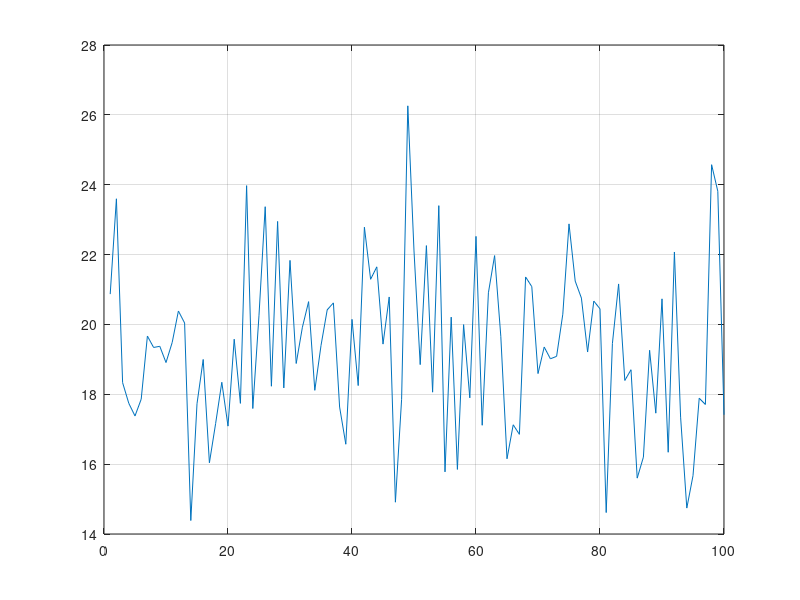
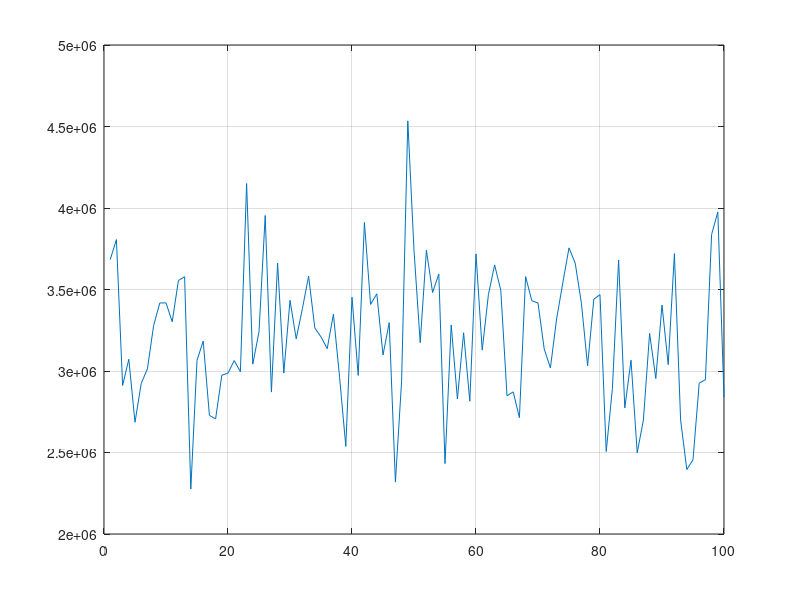
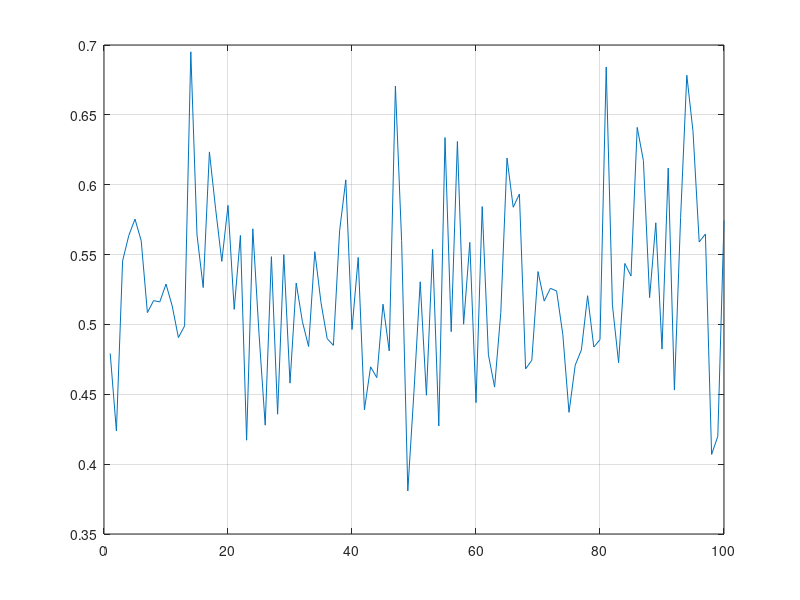

Source code (MATLAB) for these figures, in order:
% test eig dist of noise

Nrx = 64;
Nsc = 96*1;
Nexp = 100;
SNR = 30;
sigma0 = 10^(-SNR/10);

eta1_arr = [];
eta2_arr = [];
eta3_arr = [];

Nbase = 12;
rho_arr = [];

IOT_sigma = 10;

rng(1);
for exp_idx = 1:Nexp
    
    H_idl = randn(Nrx, 1) + 1j*randn(Nrx, 1);
    
    V = randn(Nrx, Nbase) + 1j*randn(Nrx, Nbase);
    [Q1,R1] = qr(V, 0);
    
    H = sqrt(sigma0/2) .* ( randn(Nrx, Nsc) + 1j*randn(Nrx, Nsc) );

    alpha = (IOT_sigma./sqrt(2)) .* ( randn(Nbase, Nsc) + 1j*randn(Nbase, Nsc)  );
    
    U = Q1 * alpha;
    
    U_full = U + H;
    
    R = U_full*U_full' ./ Nsc;

    [U,S,V] = svd(R);

    l = diag(S);

    eta1 = sigma0 / l(end);
    eta1_arr = [eta1_arr, eta1];

    eta2 = l(1) / l(end);
    
    eta3 = l(end) * 10 / sigma0;
    eta3_arr = [eta3_arr, eta3];
    
    eta2_arr = [eta2_arr, eta2];
           
    % receiver
    load = max(abs(diag(R)))*2^(-12);
    
    R_diag = R + eye(Nrx)*load;
    w = inv(R_diag)*H_idl;
    
    rho = abs(w'*H_idl)^2;
    
    
    rho_arr = [rho_arr, rho];
    
end

mean(rho_arr)

figure(1);
plot(eta1_arr);
grid on;

figure(2);
plot(eta2_arr);
grid on;

figure(3);
plot(eta3_arr);
grid on;



